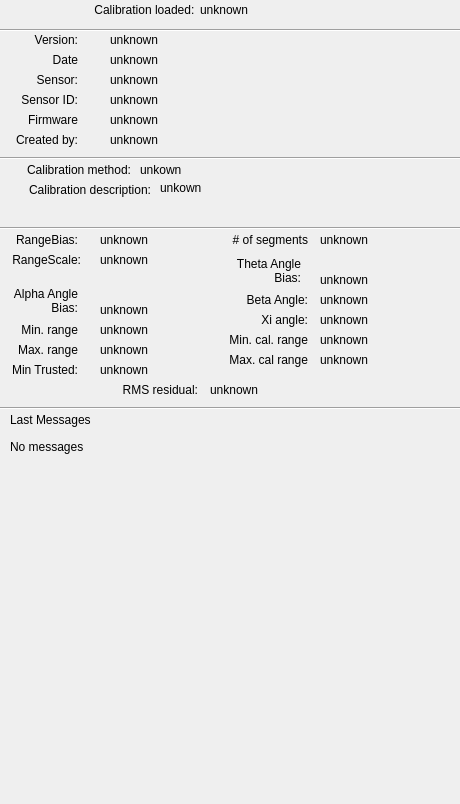
<?xml version="1.0" encoding="UTF-8"?>
<ui version="4.0">
 <class>RangeCalinfoDock</class>
 <widget class="QDockWidget" name="RangeCalinfoDock">
  <property name="geometry">
   <rect>
    <x>0</x>
    <y>0</y>
    <width>460</width>
    <height>804</height>
   </rect>
  </property>
  <property name="windowTitle">
   <string>Range calibration information</string>
  </property>
  <widget class="QWidget" name="dockWidgetContents">
   <widget class="QLabel" name="label">
    <property name="geometry">
     <rect>
      <x>-3</x>
      <y>30</y>
      <width>81</width>
      <height>20</height>
     </rect>
    </property>
    <property name="text">
     <string>Version:</string>
    </property>
    <property name="alignment">
     <set>Qt::AlignmentFlag::AlignRight|Qt::AlignmentFlag::AlignTrailing|Qt::AlignmentFlag::AlignVCenter</set>
    </property>
   </widget>
   <widget class="QLabel" name="lblVersion">
    <property name="geometry">
     <rect>
      <x>110</x>
      <y>30</y>
      <width>351</width>
      <height>19</height>
     </rect>
    </property>
    <property name="text">
     <string>unknown</string>
    </property>
   </widget>
   <widget class="QLabel" name="label_2">
    <property name="geometry">
     <rect>
      <x>-3</x>
      <y>50</y>
      <width>81</width>
      <height>20</height>
     </rect>
    </property>
    <property name="text">
     <string>Date</string>
    </property>
    <property name="alignment">
     <set>Qt::AlignmentFlag::AlignRight|Qt::AlignmentFlag::AlignTrailing|Qt::AlignmentFlag::AlignVCenter</set>
    </property>
   </widget>
   <widget class="QLabel" name="lblDate">
    <property name="geometry">
     <rect>
      <x>110</x>
      <y>50</y>
      <width>351</width>
      <height>19</height>
     </rect>
    </property>
    <property name="text">
     <string>unknown</string>
    </property>
   </widget>
   <widget class="QLabel" name="label_3">
    <property name="geometry">
     <rect>
      <x>-3</x>
      <y>70</y>
      <width>81</width>
      <height>20</height>
     </rect>
    </property>
    <property name="text">
     <string>Sensor:</string>
    </property>
    <property name="alignment">
     <set>Qt::AlignmentFlag::AlignRight|Qt::AlignmentFlag::AlignTrailing|Qt::AlignmentFlag::AlignVCenter</set>
    </property>
   </widget>
   <widget class="QLabel" name="lblSensor">
    <property name="geometry">
     <rect>
      <x>110</x>
      <y>70</y>
      <width>351</width>
      <height>19</height>
     </rect>
    </property>
    <property name="text">
     <string>unknown</string>
    </property>
   </widget>
   <widget class="QLabel" name="label_4">
    <property name="geometry">
     <rect>
      <x>-3</x>
      <y>90</y>
      <width>81</width>
      <height>20</height>
     </rect>
    </property>
    <property name="text">
     <string>Sensor ID:</string>
    </property>
    <property name="alignment">
     <set>Qt::AlignmentFlag::AlignRight|Qt::AlignmentFlag::AlignTrailing|Qt::AlignmentFlag::AlignVCenter</set>
    </property>
   </widget>
   <widget class="QLabel" name="lblSensorID">
    <property name="geometry">
     <rect>
      <x>110</x>
      <y>90</y>
      <width>351</width>
      <height>19</height>
     </rect>
    </property>
    <property name="text">
     <string>unknown</string>
    </property>
   </widget>
   <widget class="QLabel" name="label_5">
    <property name="geometry">
     <rect>
      <x>-3</x>
      <y>110</y>
      <width>81</width>
      <height>20</height>
     </rect>
    </property>
    <property name="text">
     <string>Firmware</string>
    </property>
    <property name="alignment">
     <set>Qt::AlignmentFlag::AlignRight|Qt::AlignmentFlag::AlignTrailing|Qt::AlignmentFlag::AlignVCenter</set>
    </property>
   </widget>
   <widget class="QLabel" name="lblFirmware">
    <property name="geometry">
     <rect>
      <x>110</x>
      <y>110</y>
      <width>351</width>
      <height>19</height>
     </rect>
    </property>
    <property name="text">
     <string>unknown</string>
    </property>
   </widget>
   <widget class="QLabel" name="label_6">
    <property name="geometry">
     <rect>
      <x>-3</x>
      <y>130</y>
      <width>81</width>
      <height>20</height>
     </rect>
    </property>
    <property name="text">
     <string>Created by:</string>
    </property>
    <property name="alignment">
     <set>Qt::AlignmentFlag::AlignRight|Qt::AlignmentFlag::AlignTrailing|Qt::AlignmentFlag::AlignVCenter</set>
    </property>
   </widget>
   <widget class="QLabel" name="lblCreatedBy">
    <property name="geometry">
     <rect>
      <x>110</x>
      <y>130</y>
      <width>351</width>
      <height>19</height>
     </rect>
    </property>
    <property name="text">
     <string>unknown</string>
    </property>
   </widget>
   <widget class="QLabel" name="label_7">
    <property name="geometry">
     <rect>
      <x>-20</x>
      <y>160</y>
      <width>151</width>
      <height>20</height>
     </rect>
    </property>
    <property name="text">
     <string>Calibration method:</string>
    </property>
    <property name="alignment">
     <set>Qt::AlignmentFlag::AlignRight|Qt::AlignmentFlag::AlignTrailing|Qt::AlignmentFlag::AlignVCenter</set>
    </property>
   </widget>
   <widget class="QLabel" name="lblCalMethod">
    <property name="geometry">
     <rect>
      <x>140</x>
      <y>160</y>
      <width>321</width>
      <height>19</height>
     </rect>
    </property>
    <property name="text">
     <string>unkown</string>
    </property>
   </widget>
   <widget class="QLabel" name="lblCalDesc">
    <property name="geometry">
     <rect>
      <x>160</x>
      <y>181</y>
      <width>301</width>
      <height>41</height>
     </rect>
    </property>
    <property name="text">
     <string>unkown</string>
    </property>
    <property name="alignment">
     <set>Qt::AlignmentFlag::AlignLeading|Qt::AlignmentFlag::AlignLeft|Qt::AlignmentFlag::AlignTop</set>
    </property>
    <property name="wordWrap">
     <bool>true</bool>
    </property>
   </widget>
   <widget class="QLabel" name="label_8">
    <property name="geometry">
     <rect>
      <x>0</x>
      <y>180</y>
      <width>151</width>
      <height>20</height>
     </rect>
    </property>
    <property name="text">
     <string>Calibration description:</string>
    </property>
    <property name="alignment">
     <set>Qt::AlignmentFlag::AlignRight|Qt::AlignmentFlag::AlignTrailing|Qt::AlignmentFlag::AlignVCenter</set>
    </property>
   </widget>
   <widget class="QLabel" name="lblRangeBias">
    <property name="geometry">
     <rect>
      <x>100</x>
      <y>230</y>
      <width>101</width>
      <height>19</height>
     </rect>
    </property>
    <property name="text">
     <string>unknown</string>
    </property>
   </widget>
   <widget class="QLabel" name="label_9">
    <property name="geometry">
     <rect>
      <x>-3</x>
      <y>230</y>
      <width>81</width>
      <height>20</height>
     </rect>
    </property>
    <property name="text">
     <string>RangeBias:</string>
    </property>
    <property name="alignment">
     <set>Qt::AlignmentFlag::AlignRight|Qt::AlignmentFlag::AlignTrailing|Qt::AlignmentFlag::AlignVCenter</set>
    </property>
   </widget>
   <widget class="QLabel" name="label_10">
    <property name="geometry">
     <rect>
      <x>-3</x>
      <y>320</y>
      <width>81</width>
      <height>20</height>
     </rect>
    </property>
    <property name="text">
     <string>Min. range</string>
    </property>
    <property name="alignment">
     <set>Qt::AlignmentFlag::AlignRight|Qt::AlignmentFlag::AlignTrailing|Qt::AlignmentFlag::AlignVCenter</set>
    </property>
   </widget>
   <widget class="QLabel" name="lblMinRange">
    <property name="geometry">
     <rect>
      <x>100</x>
      <y>320</y>
      <width>71</width>
      <height>19</height>
     </rect>
    </property>
    <property name="text">
     <string>unknown</string>
    </property>
   </widget>
   <widget class="QLabel" name="lblMaxRange">
    <property name="geometry">
     <rect>
      <x>100</x>
      <y>340</y>
      <width>71</width>
      <height>19</height>
     </rect>
    </property>
    <property name="text">
     <string>unknown</string>
    </property>
   </widget>
   <widget class="QLabel" name="label_11">
    <property name="geometry">
     <rect>
      <x>-3</x>
      <y>340</y>
      <width>81</width>
      <height>20</height>
     </rect>
    </property>
    <property name="text">
     <string>Max. range</string>
    </property>
    <property name="alignment">
     <set>Qt::AlignmentFlag::AlignRight|Qt::AlignmentFlag::AlignTrailing|Qt::AlignmentFlag::AlignVCenter</set>
    </property>
   </widget>
   <widget class="QLabel" name="lblRMSresidual">
    <property name="geometry">
     <rect>
      <x>210</x>
      <y>380</y>
      <width>101</width>
      <height>19</height>
     </rect>
    </property>
    <property name="text">
     <string>unknown</string>
    </property>
   </widget>
   <widget class="QLabel" name="label_12">
    <property name="geometry">
     <rect>
      <x>97</x>
      <y>380</y>
      <width>101</width>
      <height>20</height>
     </rect>
    </property>
    <property name="text">
     <string>RMS residual:</string>
    </property>
    <property name="alignment">
     <set>Qt::AlignmentFlag::AlignRight|Qt::AlignmentFlag::AlignTrailing|Qt::AlignmentFlag::AlignVCenter</set>
    </property>
   </widget>
   <widget class="Line" name="line">
    <property name="geometry">
     <rect>
      <x>0</x>
      <y>220</y>
      <width>631</width>
      <height>16</height>
     </rect>
    </property>
    <property name="orientation">
     <enum>Qt::Orientation::Horizontal</enum>
    </property>
   </widget>
   <widget class="Line" name="line_2">
    <property name="geometry">
     <rect>
      <x>0</x>
      <y>150</y>
      <width>581</width>
      <height>16</height>
     </rect>
    </property>
    <property name="orientation">
     <enum>Qt::Orientation::Horizontal</enum>
    </property>
   </widget>
   <widget class="QLabel" name="lblNumSegments">
    <property name="geometry">
     <rect>
      <x>320</x>
      <y>230</y>
      <width>101</width>
      <height>19</height>
     </rect>
    </property>
    <property name="text">
     <string>unknown</string>
    </property>
   </widget>
   <widget class="QLabel" name="label_13">
    <property name="geometry">
     <rect>
      <x>207</x>
      <y>230</y>
      <width>101</width>
      <height>20</height>
     </rect>
    </property>
    <property name="text">
     <string># of segments</string>
    </property>
    <property name="alignment">
     <set>Qt::AlignmentFlag::AlignRight|Qt::AlignmentFlag::AlignTrailing|Qt::AlignmentFlag::AlignVCenter</set>
    </property>
   </widget>
   <widget class="Line" name="line_3">
    <property name="geometry">
     <rect>
      <x>-3</x>
      <y>20</y>
      <width>471</width>
      <height>20</height>
     </rect>
    </property>
    <property name="orientation">
     <enum>Qt::Orientation::Horizontal</enum>
    </property>
   </widget>
   <widget class="QLabel" name="label_14">
    <property name="geometry">
     <rect>
      <x>20</x>
      <y>0</y>
      <width>181</width>
      <height>20</height>
     </rect>
    </property>
    <property name="text">
     <string>Calibration loaded:  </string>
    </property>
    <property name="alignment">
     <set>Qt::AlignmentFlag::AlignRight|Qt::AlignmentFlag::AlignTrailing|Qt::AlignmentFlag::AlignVCenter</set>
    </property>
   </widget>
   <widget class="QLabel" name="lblLoadStatus">
    <property name="geometry">
     <rect>
      <x>200</x>
      <y>0</y>
      <width>181</width>
      <height>19</height>
     </rect>
    </property>
    <property name="text">
     <string>unknown</string>
    </property>
   </widget>
   <widget class="Line" name="line_4">
    <property name="geometry">
     <rect>
      <x>-10</x>
      <y>400</y>
      <width>631</width>
      <height>16</height>
     </rect>
    </property>
    <property name="orientation">
     <enum>Qt::Orientation::Horizontal</enum>
    </property>
   </widget>
   <widget class="QLabel" name="label_15">
    <property name="geometry">
     <rect>
      <x>10</x>
      <y>410</y>
      <width>301</width>
      <height>19</height>
     </rect>
    </property>
    <property name="text">
     <string>Last Messages</string>
    </property>
   </widget>
   <widget class="QLabel" name="lblMessages">
    <property name="geometry">
     <rect>
      <x>10</x>
      <y>440</y>
      <width>441</width>
      <height>331</height>
     </rect>
    </property>
    <property name="text">
     <string>No messages</string>
    </property>
    <property name="alignment">
     <set>Qt::AlignmentFlag::AlignLeading|Qt::AlignmentFlag::AlignLeft|Qt::AlignmentFlag::AlignTop</set>
    </property>
    <property name="wordWrap">
     <bool>true</bool>
    </property>
   </widget>
   <widget class="QLabel" name="label_16">
    <property name="geometry">
     <rect>
      <x>197</x>
      <y>330</y>
      <width>111</width>
      <height>20</height>
     </rect>
    </property>
    <property name="text">
     <string>Min. cal. range</string>
    </property>
    <property name="alignment">
     <set>Qt::AlignmentFlag::AlignRight|Qt::AlignmentFlag::AlignTrailing|Qt::AlignmentFlag::AlignVCenter</set>
    </property>
   </widget>
   <widget class="QLabel" name="lblMinCalRange">
    <property name="geometry">
     <rect>
      <x>320</x>
      <y>330</y>
      <width>71</width>
      <height>19</height>
     </rect>
    </property>
    <property name="text">
     <string>unknown</string>
    </property>
   </widget>
   <widget class="QLabel" name="label_17">
    <property name="geometry">
     <rect>
      <x>207</x>
      <y>350</y>
      <width>101</width>
      <height>20</height>
     </rect>
    </property>
    <property name="text">
     <string>Max. cal range</string>
    </property>
    <property name="alignment">
     <set>Qt::AlignmentFlag::AlignRight|Qt::AlignmentFlag::AlignTrailing|Qt::AlignmentFlag::AlignVCenter</set>
    </property>
   </widget>
   <widget class="QLabel" name="lblMaxCalRange">
    <property name="geometry">
     <rect>
      <x>320</x>
      <y>350</y>
      <width>71</width>
      <height>19</height>
     </rect>
    </property>
    <property name="text">
     <string>unknown</string>
    </property>
   </widget>
   <widget class="QLabel" name="label_18">
    <property name="geometry">
     <rect>
      <x>227</x>
      <y>290</y>
      <width>81</width>
      <height>20</height>
     </rect>
    </property>
    <property name="text">
     <string>Beta Angle:</string>
    </property>
    <property name="alignment">
     <set>Qt::AlignmentFlag::AlignRight|Qt::AlignmentFlag::AlignTrailing|Qt::AlignmentFlag::AlignVCenter</set>
    </property>
   </widget>
   <widget class="QLabel" name="label_19">
    <property name="geometry">
     <rect>
      <x>227</x>
      <y>310</y>
      <width>81</width>
      <height>20</height>
     </rect>
    </property>
    <property name="text">
     <string>Xi angle:</string>
    </property>
    <property name="alignment">
     <set>Qt::AlignmentFlag::AlignRight|Qt::AlignmentFlag::AlignTrailing|Qt::AlignmentFlag::AlignVCenter</set>
    </property>
   </widget>
   <widget class="QLabel" name="lblXiAngle">
    <property name="geometry">
     <rect>
      <x>320</x>
      <y>310</y>
      <width>71</width>
      <height>19</height>
     </rect>
    </property>
    <property name="text">
     <string>unknown</string>
    </property>
   </widget>
   <widget class="QLabel" name="lblBetaAngle">
    <property name="geometry">
     <rect>
      <x>320</x>
      <y>290</y>
      <width>71</width>
      <height>19</height>
     </rect>
    </property>
    <property name="text">
     <string>unknown</string>
    </property>
   </widget>
   <widget class="QLabel" name="label_20">
    <property name="geometry">
     <rect>
      <x>-3</x>
      <y>280</y>
      <width>81</width>
      <height>41</height>
     </rect>
    </property>
    <property name="text">
     <string>Alpha Angle Bias:</string>
    </property>
    <property name="alignment">
     <set>Qt::AlignmentFlag::AlignRight|Qt::AlignmentFlag::AlignTrailing|Qt::AlignmentFlag::AlignVCenter</set>
    </property>
    <property name="wordWrap">
     <bool>true</bool>
    </property>
   </widget>
   <widget class="QLabel" name="lblAlphaAngleBias">
    <property name="geometry">
     <rect>
      <x>100</x>
      <y>300</y>
      <width>71</width>
      <height>19</height>
     </rect>
    </property>
    <property name="text">
     <string>unknown</string>
    </property>
   </widget>
   <widget class="QLabel" name="lblRangeScale">
    <property name="geometry">
     <rect>
      <x>100</x>
      <y>250</y>
      <width>101</width>
      <height>19</height>
     </rect>
    </property>
    <property name="text">
     <string>unknown</string>
    </property>
   </widget>
   <widget class="QLabel" name="label_21">
    <property name="geometry">
     <rect>
      <x>0</x>
      <y>250</y>
      <width>81</width>
      <height>20</height>
     </rect>
    </property>
    <property name="text">
     <string>RangeScale:</string>
    </property>
    <property name="alignment">
     <set>Qt::AlignmentFlag::AlignRight|Qt::AlignmentFlag::AlignTrailing|Qt::AlignmentFlag::AlignVCenter</set>
    </property>
   </widget>
   <widget class="QLabel" name="lblThetaAngleBias">
    <property name="geometry">
     <rect>
      <x>320</x>
      <y>270</y>
      <width>71</width>
      <height>19</height>
     </rect>
    </property>
    <property name="text">
     <string>unknown</string>
    </property>
   </widget>
   <widget class="QLabel" name="label_22">
    <property name="geometry">
     <rect>
      <x>220</x>
      <y>250</y>
      <width>81</width>
      <height>41</height>
     </rect>
    </property>
    <property name="text">
     <string>Theta Angle Bias:</string>
    </property>
    <property name="alignment">
     <set>Qt::AlignmentFlag::AlignRight|Qt::AlignmentFlag::AlignTrailing|Qt::AlignmentFlag::AlignVCenter</set>
    </property>
    <property name="wordWrap">
     <bool>true</bool>
    </property>
   </widget>
   <widget class="QLabel" name="label_23">
    <property name="geometry">
     <rect>
      <x>-3</x>
      <y>360</y>
      <width>81</width>
      <height>20</height>
     </rect>
    </property>
    <property name="text">
     <string>Min Trusted:</string>
    </property>
    <property name="alignment">
     <set>Qt::AlignmentFlag::AlignRight|Qt::AlignmentFlag::AlignTrailing|Qt::AlignmentFlag::AlignVCenter</set>
    </property>
   </widget>
   <widget class="QLabel" name="lblMinTrustedRange">
    <property name="geometry">
     <rect>
      <x>100</x>
      <y>360</y>
      <width>71</width>
      <height>19</height>
     </rect>
    </property>
    <property name="text">
     <string>unknown</string>
    </property>
   </widget>
  </widget>
 </widget>
 <resources/>
 <connections/>
</ui>
